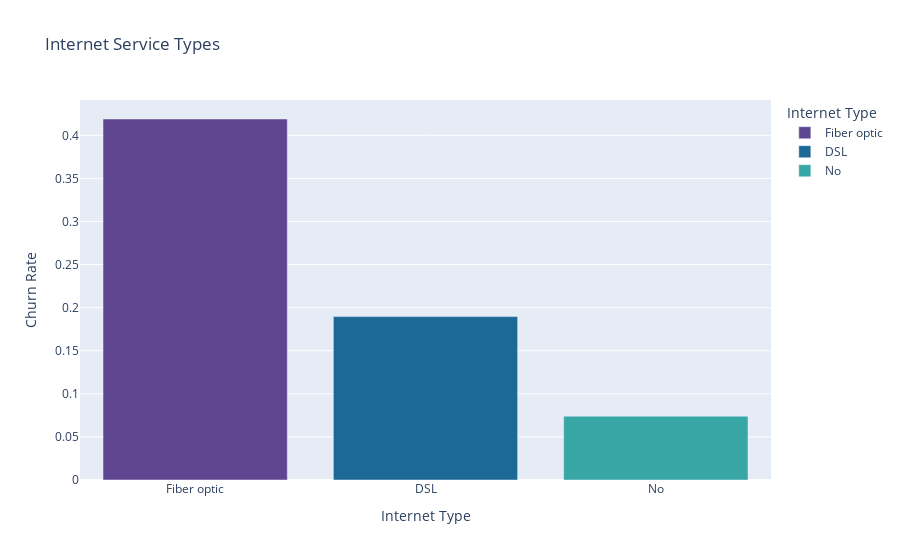

Notebook source saved alongside this figure:
### Code cell
# plotting churn rates of internet service types
internet = churn_rate['internet_service'].swapaxes(axis1=1, axis2=0).reset_index()
internet_fig = px.bar(internet, x="index", y="churn",
                      color="index",
                      category_orders={'index':['Fiber optic','DSL','No']},
                      labels={'index':'Internet Type','churn':'Churn Rate'},
                      title='Internet Service Types',
                      color_discrete_sequence=px.colors.qualitative.Prism
                     )
internet_fig.show()

### Figure 1 — Plotly figure (JSON) as saved in the notebook; plotly's stock layout.template omitted (floating-point values rounded to 4 significant figures)
{"data": [{"alignmentgroup": "True", "hovertemplate": "Internet Type=%{x}<br>Churn Rate=%{y}<extra></extra>", "legendgroup": "Fiber optic", "marker": {"color": "rgb(95, 70, 144)", "pattern": {"shape": ""}}, "name": "Fiber optic", "offsetgroup": "Fiber optic", "orientation": "v", "showlegend": true, "textposition": "auto", "type": "bar", "x": ["Fiber optic"], "xaxis": "x", "y": [0.4189], "yaxis": "y"}, {"alignmentgroup": "True", "hovertemplate": "Internet Type=%{x}<br>Churn Rate=%{y}<extra></extra>", "legendgroup": "DSL", "marker": {"color": "rgb(29, 105, 150)", "pattern": {"shape": ""}}, "name": "DSL", "offsetgroup": "DSL", "orientation": "v", "showlegend": true, "textposition": "auto", "type": "bar", "x": ["DSL"], "xaxis": "x", "y": [0.1896], "yaxis": "y"}, {"alignmentgroup": "True", "hovertemplate": "Internet Type=%{x}<br>Churn Rate=%{y}<extra></extra>", "legendgroup": "No", "marker": {"color": "rgb(56, 166, 165)", "pattern": {"shape": ""}}, "name": "No", "offsetgroup": "No", "orientation": "v", "showlegend": true, "textposition": "auto", "type": "bar", "x": ["No"], "xaxis": "x", "y": [0.07405], "yaxis": "y"}], "layout": {"autosize": true, "barmode": "relative", "legend": {"title": {"text": "Internet Type"}, "tracegroupgap": 0}, "title": {"text": "Internet Service Types"}, "xaxis": {"anchor": "y", "autorange": true, "categoryarray": ["Fiber optic", "DSL", "No"], "categoryorder": "array", "domain": [0, 1], "range": [-0.5, 2.5], "title": {"text": "Internet Type"}, "type": "category"}, "yaxis": {"anchor": "x", "autorange": true, "domain": [0, 1], "range": [0, 0.441], "title": {"text": "Churn Rate"}, "type": "linear"}}}
